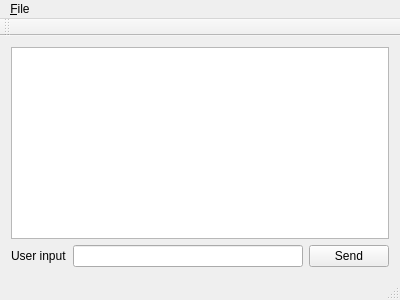
<?xml version="1.0" encoding="UTF-8"?>
<ui version="4.0">
 <class>MainWindow</class>
 <widget class="QMainWindow" name="MainWindow">
  <property name="geometry">
   <rect>
    <x>0</x>
    <y>0</y>
    <width>400</width>
    <height>300</height>
   </rect>
  </property>
  <property name="windowTitle">
   <string>MainWindow</string>
  </property>
  <widget class="QWidget" name="centralWidget">
   <layout class="QVBoxLayout" name="verticalLayout">
    <item>
     <widget class="QTextEdit" name="textEditLogbuffer">
      <property name="undoRedoEnabled">
       <bool>false</bool>
      </property>
      <property name="readOnly">
       <bool>true</bool>
      </property>
     </widget>
    </item>
    <item>
     <layout class="QHBoxLayout" name="horizontalLayout">
      <item>
       <widget class="QLabel" name="labelUserInput">
        <property name="sizePolicy">
         <sizepolicy hsizetype="Preferred" vsizetype="Preferred">
          <horstretch>0</horstretch>
          <verstretch>0</verstretch>
         </sizepolicy>
        </property>
        <property name="text">
         <string>User input</string>
        </property>
       </widget>
      </item>
      <item>
       <widget class="QLineEdit" name="lineEditUserInput"/>
      </item>
      <item>
       <widget class="QPushButton" name="pushButtonUserInput">
        <property name="text">
         <string>Send</string>
        </property>
       </widget>
      </item>
     </layout>
    </item>
   </layout>
  </widget>
  <widget class="QMenuBar" name="menuBar">
   <property name="geometry">
    <rect>
     <x>0</x>
     <y>0</y>
     <width>400</width>
     <height>25</height>
    </rect>
   </property>
   <widget class="QMenu" name="menu_File">
    <property name="title">
     <string>&amp;File</string>
    </property>
    <addaction name="action_Connect"/>
    <addaction name="separator"/>
    <addaction name="action_Quit"/>
   </widget>
   <addaction name="menu_File"/>
  </widget>
  <widget class="QToolBar" name="mainToolBar">
   <attribute name="toolBarArea">
    <enum>TopToolBarArea</enum>
   </attribute>
   <attribute name="toolBarBreak">
    <bool>false</bool>
   </attribute>
  </widget>
  <widget class="QStatusBar" name="statusBar"/>
  <action name="action_Quit">
   <property name="text">
    <string>&amp;Quit</string>
   </property>
  </action>
  <action name="action_Connect">
   <property name="text">
    <string>&amp;Connect</string>
   </property>
  </action>
 </widget>
 <layoutdefault spacing="6" margin="11"/>
 <resources/>
 <connections/>
</ui>
